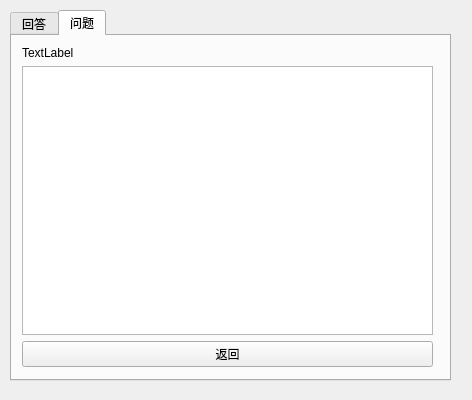
<?xml version="1.0" encoding="UTF-8"?>
<ui version="4.0">
 <class>focusDetailDialog</class>
 <widget class="QDialog" name="focusDetailDialog">
  <property name="geometry">
   <rect>
    <x>0</x>
    <y>0</y>
    <width>472</width>
    <height>400</height>
   </rect>
  </property>
  <property name="windowTitle">
   <string>Dialog</string>
  </property>
  <widget class="QTabWidget" name="tabWidget">
   <property name="geometry">
    <rect>
     <x>10</x>
     <y>10</y>
     <width>441</width>
     <height>371</height>
    </rect>
   </property>
   <property name="currentIndex">
    <number>1</number>
   </property>
   <widget class="QWidget" name="tab">
    <attribute name="title">
     <string>回答</string>
    </attribute>
    <widget class="QWidget" name="verticalLayoutWidget">
     <property name="geometry">
      <rect>
       <x>10</x>
       <y>10</y>
       <width>411</width>
       <height>321</height>
      </rect>
     </property>
     <layout class="QVBoxLayout" name="verticalLayout">
      <item>
       <widget class="QLabel" name="namelabel">
        <property name="text">
         <string>TextLabel</string>
        </property>
       </widget>
      </item>
      <item>
       <widget class="QTableView" name="detailtableView"/>
      </item>
      <item>
       <widget class="QPushButton" name="BackpushButton">
        <property name="text">
         <string>返回</string>
        </property>
       </widget>
      </item>
     </layout>
    </widget>
   </widget>
   <widget class="QWidget" name="tab_2">
    <attribute name="title">
     <string>问题</string>
    </attribute>
    <widget class="QWidget" name="verticalLayoutWidget_2">
     <property name="geometry">
      <rect>
       <x>10</x>
       <y>10</y>
       <width>411</width>
       <height>321</height>
      </rect>
     </property>
     <layout class="QVBoxLayout" name="verticalLayout_2">
      <item>
       <widget class="QLabel" name="namelabel2">
        <property name="text">
         <string>TextLabel</string>
        </property>
       </widget>
      </item>
      <item>
       <widget class="QTableView" name="detailtableView2"/>
      </item>
      <item>
       <widget class="QPushButton" name="BackpushButton2">
        <property name="text">
         <string>返回</string>
        </property>
       </widget>
      </item>
     </layout>
    </widget>
   </widget>
  </widget>
 </widget>
 <resources/>
 <connections/>
</ui>
